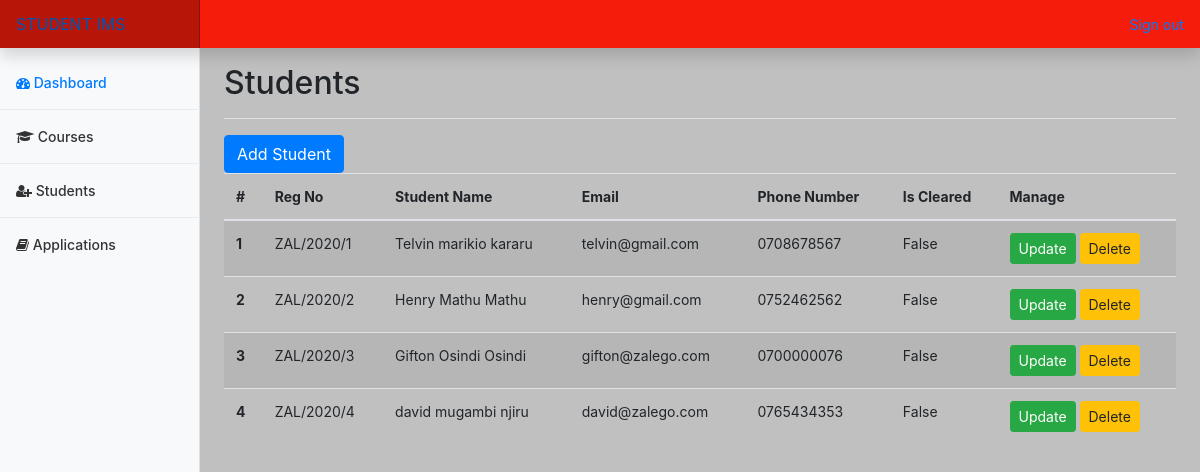
Screenshot of /student/ (signed in) with the database file from the repository.
### sims_app/models.py (models this page shows, shortened)
class Student(models.Model):
    Reg_No = models.CharField(max_length=20)  # ZAL/2020/1
    First_Name = models.CharField(max_length=20)
    Last_Name = models.CharField(max_length=20)
    Surname = models.CharField(max_length=20)
    Email = models.EmailField()
    phone_number_validator = RegexValidator(regex=r'^(0|\+)\d{8,15}$')
    Phone_Number = models.CharField(validators=[phone_number_validator],max_length=17,unique=True)
    EnrolledOn = models.DateTimeField(auto_now_add=True)
    Cleared = models.BooleanField(default=False)

### sims_app/views.py (the view)
# urls.py: path('student/',views.studentsView,name='students'),
@login_required
def studentsView(request):
    students = Student.objects.all() # SELECT * FROM Student
    dict = {'students':students}
    return render(request, 'sims_app/student.html',dict)

### sims_app/templates/sims_app/student.html (shortened to what this page needs)
{% extends 'base.html' %}
{% block content %}
    <main role="main" class="col-md-9 ml-sm-auto col-lg-10 px-md-4">
        <div class="d-flex justify-content-between flex-wrap flex-md-nowrap align-items-center pt-3 pb-2 mb-3 border-bottom">
            <h1 class="h2">Students</h1>
        </div>
        <div>
            <button type="button" class="btn btn-primary" data-toggle="modal" data-target="#studentModal">
                Add Student
            </button>
            <table class="table table-striped">
                <thead>
                <tr>
                    <th scope="col">#</th>
                    <th scope="col">Reg No</th>
                    <th scope="col">Student Name</th>
                    <th scope="col">Email</th>
                    <th scope="col">Phone Number</th>
                    <th scope="col">Is Cleared</th>
                    <th scope="col">Manage</th>
                </tr>
                </thead>
                <tbody>
                {% for student in students %}
                    <tr>
                        <th scope="row">{{ student.id }}</th>
                        <td>{{ student.Reg_No }}</td>
                        <td>{{ student.First_Name }} {{ student.Last_Name }} {{ student.Surname }}</td>
                        <td>{{ student.Email }}</td>
                        <td>{{ student.Phone_Number }}</td>
                        <td>{{ student.Cleared }}</td>
                        <td>
                            <button data-toggle="modal" data-target="#update{{ student.id }}"
                                    class="btn btn-sm btn-success">Update
                            </button>
                            <button data-toggle="modal" data-target="#delete{{ student.id }}"
                                    class="btn btn-sm btn-warning">Delete
                            </button>
                        </td>
                    </tr>
                {% endfor %}
                </tbody>
            </table>
        </div>
    </main>
{% endblock %}

### sims_app/static/css/custom-style.css (style rules this page uses)
body { font-size: .875rem; background-color: silver !important; }

### rows the page displays
Student: id "1", Reg_No "ZAL/2020/1", First_Name "Telvin", Last_Name "marikio", Surname "kararu", Email "telvin@gmail.com", Phone_Number "0708678567", Cleared "False"
Student: id "2", Reg_No "ZAL/2020/2", First_Name "Henry", Last_Name "Mathu", Surname "Mathu", Email "henry@gmail.com", Phone_Number "0752462562", Cleared "False"
Student: id "3", Reg_No "ZAL/2020/3", First_Name "Gifton", Last_Name "Osindi", Surname "Osindi", Email "gifton@zalego.com", Phone_Number "0700000076", Cleared "False"
Student: id "4", Reg_No "ZAL/2020/4", First_Name "david", Last_Name "mugambi", Surname "njiru", Email "david@zalego.com", Phone_Number "0765434353", Cleared "False"
